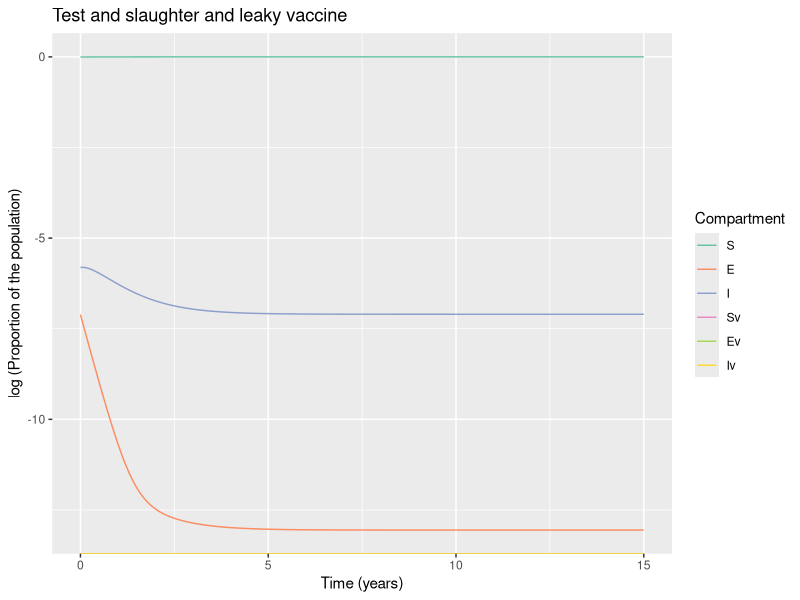

The R source for this figure:
# LOAD THE PACKAGES:
library(deSolve)
library(reshape2)
library(ggplot2)


# MODEL INPUTS:

initial_state_values <- c(S = 1224000- 4672,
                          E = 1000,        
                          I = 3672,        
                          Sv = 0,      
                          Ev = 0,
                          Iv = 0)      

# Parameters
#R0=0.42

parameters <- c(beta = 0.01,     # the infection rate in units of years^-1  5.2
                delta = 0.01*365,     # the latency period in units of years^-1 
                c_s = 0.39,       # the reduction in the force of infection
                # acting on those vaccinated
                c_i = 0.39,# the reduction in the infectivity of vaccinated infected bovines  
                u = 1/5,#death rate in units of years^-1 
                a = 0.9, #testing rate in units of years^-1
                b = 1/5, #birth rate in units of years^-1
                vc = 0,  # vaccination rate
                w = 0.0009 ) #wildife infection rate 0.131
              
             

# TIMESTEPS:

# Sequence of timesteps to solve the model at
times <- seq(from = 0, to = 15, by =0.1)#from 0 to 15 years, daily intervalS
# MODEL FUNCTION: 

vaccine_model <- function(time, state, parameters) {  
  
  with(as.list(c(state, parameters)), {    
    
    # Defining lambda as a function of beta and E:
    N <- S + E + I + Sv + Ev + Iv 
    lambda <- beta * I/N + c_i * beta * Iv/N 
    # the Ev compartment gets c_i times less infected than the E compartment
    
    
    # The differential equations
    dS <- -lambda * S - u * S - S * w - vc * S + (b * N * (1-vc))+ a * I + a * Iv
    dE <- lambda * S - delta * E - u * E - vc * E 
    dI <- delta * E - a * I - u * I + S * w 
    dSv <- -c_s * lambda * Sv - u * Sv + vc * S  + b * N * vc - Sv * w            
    dEv <- c_s * lambda * Sv - delta * Ev - u * Ev + vc * E 
    dIv <- delta * Ev - a * Iv - u * Iv + Sv * w 
    
    return(list(c(dS, dE, dI, dSv, dEv, dIv))) 
  })
  
}

# MODEL OUTPUT:

# Solving the differential equations using the ode integration algorithm
output <- as.data.frame(ode(y = initial_state_values, 
                            times = times, 
                            func = vaccine_model,
                            parms = parameters))

# PLOT THE OUTPUT

# turn output dataset into long format
output_long <- melt(as.data.frame(output), id = "time")

# Adding a column for the prevalence proportion to the long-format output
output_long$prevalence <- output_long$value/sum(initial_state_values)

# Plot the number in each compartment over time
ggplot(data = output_long,                                               
       aes(x = time, y = log(prevalence), colour = variable, group = variable)) +  
  geom_line() +                                                          
  xlab("Time (years)")+                                                   
  ylab("log (Proportion of the population)") +
  labs(title = paste("Test and slaughter and leaky vaccine"), 
       colour = "Compartment") +
  scale_colour_brewer(palette = "Set2")

#install.packages("gridExtra")
#install.packages("egg")
#incidence<- diff(output_long$value[output_long$variable=="T"])
#plot(incidence)
#lambda <- 5.2/2 * (output_long$value[output_long$variable=="I"])
